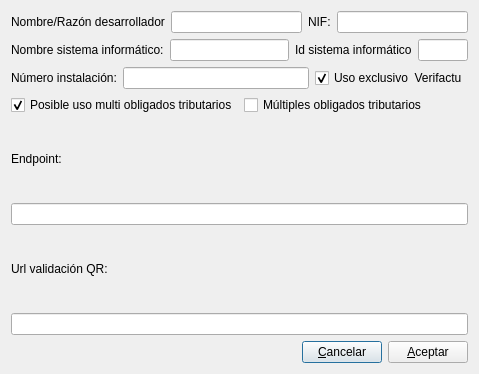
<?xml version="1.0" encoding="UTF-8"?>
<ui version="4.0">
 <class>Config_Verifactu</class>
 <widget class="QDialog" name="Config_Verifactu">
  <property name="geometry">
   <rect>
    <x>0</x>
    <y>0</y>
    <width>479</width>
    <height>374</height>
   </rect>
  </property>
  <property name="windowTitle">
   <string>Configuración Veri*factu</string>
  </property>
  <layout class="QVBoxLayout" name="verticalLayout_3">
   <item>
    <layout class="QHBoxLayout" name="horizontalLayout">
     <item>
      <widget class="QLabel" name="label">
       <property name="text">
        <string>Nombre/Razón desarrollador</string>
       </property>
      </widget>
     </item>
     <item>
      <widget class="QLineEdit" name="razon_lineEdit"/>
     </item>
     <item>
      <widget class="QLabel" name="label_2">
       <property name="text">
        <string>NIF:</string>
       </property>
      </widget>
     </item>
     <item>
      <widget class="QLineEdit" name="nif_lineEdit">
       <property name="maximumSize">
        <size>
         <width>200</width>
         <height>16777215</height>
        </size>
       </property>
      </widget>
     </item>
    </layout>
   </item>
   <item>
    <layout class="QHBoxLayout" name="horizontalLayout_2">
     <item>
      <widget class="QLabel" name="label_3">
       <property name="text">
        <string>Nombre sistema informático:</string>
       </property>
      </widget>
     </item>
     <item>
      <widget class="QLineEdit" name="nombre_sistema_lineEdit"/>
     </item>
     <item>
      <widget class="QLabel" name="label_4">
       <property name="text">
        <string>Id sistema informático</string>
       </property>
      </widget>
     </item>
     <item>
      <widget class="QLineEdit" name="id_sistema_lineEdit">
       <property name="maximumSize">
        <size>
         <width>50</width>
         <height>16777215</height>
        </size>
       </property>
      </widget>
     </item>
    </layout>
   </item>
   <item>
    <layout class="QHBoxLayout" name="horizontalLayout_3">
     <item>
      <widget class="QLabel" name="label_5">
       <property name="text">
        <string>Número instalación:</string>
       </property>
      </widget>
     </item>
     <item>
      <widget class="QLineEdit" name="numero_instalacion_lineEdit"/>
     </item>
     <item>
      <widget class="QCheckBox" name="solo_verifactu_checkBox">
       <property name="text">
        <string>Uso exclusivo  Verifactu</string>
       </property>
       <property name="checked">
        <bool>true</bool>
       </property>
      </widget>
     </item>
    </layout>
   </item>
   <item>
    <layout class="QHBoxLayout" name="horizontalLayout_4">
     <item>
      <widget class="QCheckBox" name="posible_multi_obligados_checkBox">
       <property name="text">
        <string>Posible uso multi obligados tributarios</string>
       </property>
       <property name="checked">
        <bool>true</bool>
       </property>
      </widget>
     </item>
     <item>
      <widget class="QCheckBox" name="multiples_obligados_checkBox">
       <property name="text">
        <string>Múltiples obligados tributarios</string>
       </property>
      </widget>
     </item>
    </layout>
   </item>
   <item>
    <layout class="QVBoxLayout" name="verticalLayout">
     <item>
      <widget class="QLabel" name="label_6">
       <property name="text">
        <string>Endpoint:</string>
       </property>
      </widget>
     </item>
     <item>
      <widget class="QLineEdit" name="endpoint_lineEdit"/>
     </item>
    </layout>
   </item>
   <item>
    <layout class="QVBoxLayout" name="verticalLayout_2">
     <item>
      <widget class="QLabel" name="label_7">
       <property name="text">
        <string>Url validación QR:</string>
       </property>
      </widget>
     </item>
     <item>
      <widget class="QLineEdit" name="url_val_QR_lineEdit"/>
     </item>
    </layout>
   </item>
   <item>
    <layout class="QHBoxLayout" name="horizontalLayout_5">
     <item>
      <spacer name="horizontalSpacer">
       <property name="orientation">
        <enum>Qt::Orientation::Horizontal</enum>
       </property>
       <property name="sizeHint" stdset="0">
        <size>
         <width>40</width>
         <height>20</height>
        </size>
       </property>
      </spacer>
     </item>
     <item>
      <widget class="QPushButton" name="cancelar_pushButton">
       <property name="text">
        <string>&amp;Cancelar</string>
       </property>
      </widget>
     </item>
     <item>
      <widget class="QPushButton" name="aceptar_pushButton">
       <property name="text">
        <string>&amp;Aceptar</string>
       </property>
      </widget>
     </item>
    </layout>
   </item>
  </layout>
 </widget>
 <resources/>
 <connections>
  <connection>
   <sender>cancelar_pushButton</sender>
   <signal>clicked()</signal>
   <receiver>Config_Verifactu</receiver>
   <slot>reject()</slot>
   <hints>
    <hint type="sourcelabel">
     <x>330</x>
     <y>207</y>
    </hint>
    <hint type="destinationlabel">
     <x>248</x>
     <y>191</y>
    </hint>
   </hints>
  </connection>
 </connections>
</ui>
